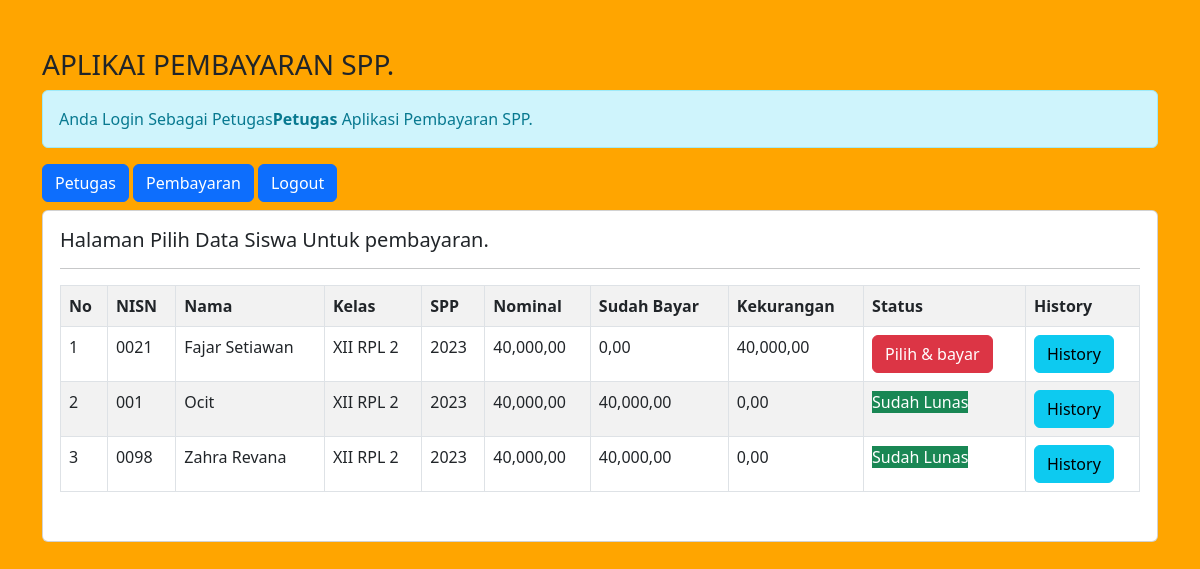
The app's page /petugas/petugas.php?url=Pembayaran (signed in) with its own data.
### tables this page shows
CREATE TABLE `siswa` (
  `nisn` char(10) NOT NULL,
  `nis` char(8) NOT NULL,
  `nama` varchar(35) NOT NULL,
  `id_kelas` int(11) NOT NULL,
  `alamat` text NOT NULL,
  `no_telp` varchar(13) NOT NULL,
  `id_spp` int(11) NOT NULL
);

CREATE TABLE `kelas` (
  `id_kelas` int(11) NOT NULL,
  `nama_kelas` varchar(10) NOT NULL,
  `kompetensi_keahlian` varchar(50) NOT NULL
);

CREATE TABLE `spp` (
  `id_spp` int(11) NOT NULL,
  `tahun` int(11) NOT NULL,
  `nominal` int(11) NOT NULL
);

### petugas/pembayaran.php (the view)
<h5>Halaman Pilih Data Siswa Untuk pembayaran.</h5>
<hr>
<table class="table table-striped table-bordered">
	<tr class="fw-bold">
		<td>No</td>
		<td>NISN</td>
		<td>Nama</td>
		<td>Kelas</td>
		<td>SPP</td>
		<td>Nominal</td>
		<td>Sudah Bayar</td>
		<td>Kekurangan</td>
		<td>Status</td>
		<td>History</td>
	</tr>
	<?php
	include'../koneksi.php';
	$no = 1;
	$sql = "SELECT*FROM siswa,spp,kelas WHERE siswa.id_kelas=kelas.id_kelas AND siswa.id_spp=spp.id_spp ORDER BY nama ASC ";
	$query = mysqli_query($koneksi, $sql);
	foreach ($query as $data) {
		$data_pembayaran = mysqli_query($koneksi, "SELECT SUM(jumlah_bayar) as jumlah_bayar FROM pembayaran WHERE nisn='$data[nisn]'");
		$data_pembayaran = mysqli_fetch_array($data_pembayaran);
		$sudah_bayar = $data_pembayaran['jumlah_bayar'];
		$kekurangan = $data['nominal']-$data_pembayaran['jumlah_bayar'];
 	 ?>
	 <tr>
	 	<td><?= $no++; ?></td>
	 	<td><?= $data['nisn'] ?></td>
	 	<td><?= $data['nama'] ?></td>
	 	<td><?= $data['nama_kelas'] ?></td>
	 	<td><?= $data['tahun'] ?></td>
	 	<td><?= number_format( $data['nominal'],2, ',', ',');?></td>
	 	<td><?= number_format( $sudah_bayar,2, ',', ',');?></td>
	 	<td><?= number_format( $kekurangan,2, ',', ',');?></td>
	 	<td>
			<?php
			if($kekurangan==0){
				echo "<span class='badgen text-bg-success'> Sudah Lunas</span>";
			}else { ?>
				<a href="?url=tambah-pembayaran&nisn=<?= $data ['nisn'] ?>&kekurangan=<?= $kekurangan ?>" class="btn btn-danger">Pilih & bayar</a>
			<?php }?>
	 	</td>
	 	<td>
			<a href="?url=history-pembayaran&nisn=<?= $data['nisn'] ?>"
				class= 'btn btn-info'>History</a>
	 	</td>
	 </tr>
	 <?php } ?>
</table>

### records on screen
siswa: nisn "0021", nama "Fajar Setiawan", id_kelas.nama_kelas "XII RPL 2", id_spp.tahun "2023", id_spp.nominal "40,000,00", sudah_bayar "0,00", kekurangan "40,000,00"
siswa: nisn "001", nama "Ocit", id_kelas.nama_kelas "XII RPL 2", id_spp.tahun "2023", id_spp.nominal "40,000,00", sudah_bayar "40,000,00", kekurangan "0,00", shows "Sudah Lunas"
siswa: nisn "0098", nama "Zahra Revana", id_kelas.nama_kelas "XII RPL 2", id_spp.tahun "2023", id_spp.nominal "40,000,00", sudah_bayar "40,000,00", kekurangan "0,00", shows "Sudah Lunas"

### other values on screen
$_SESSION['nama_petugas'] "Petugas"
